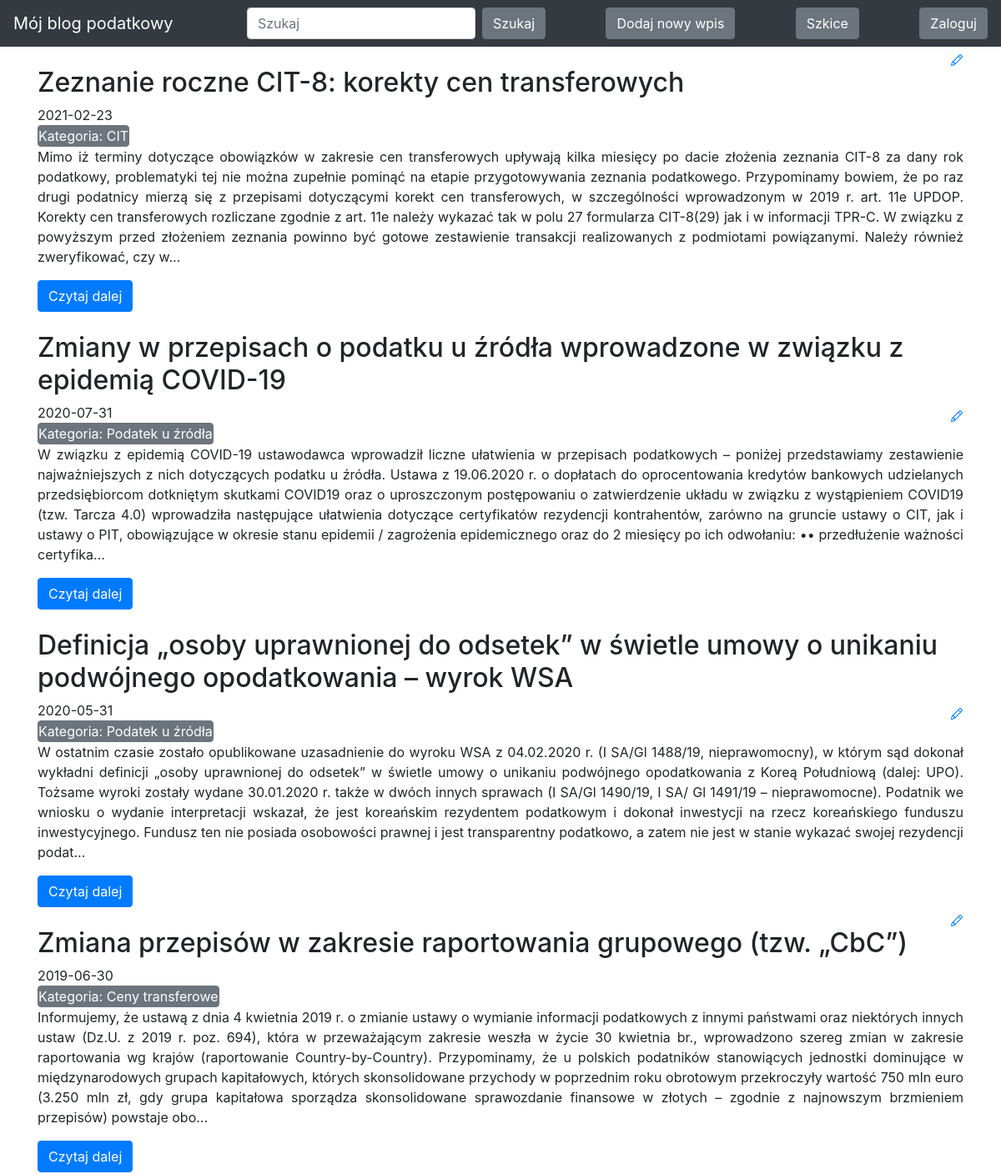
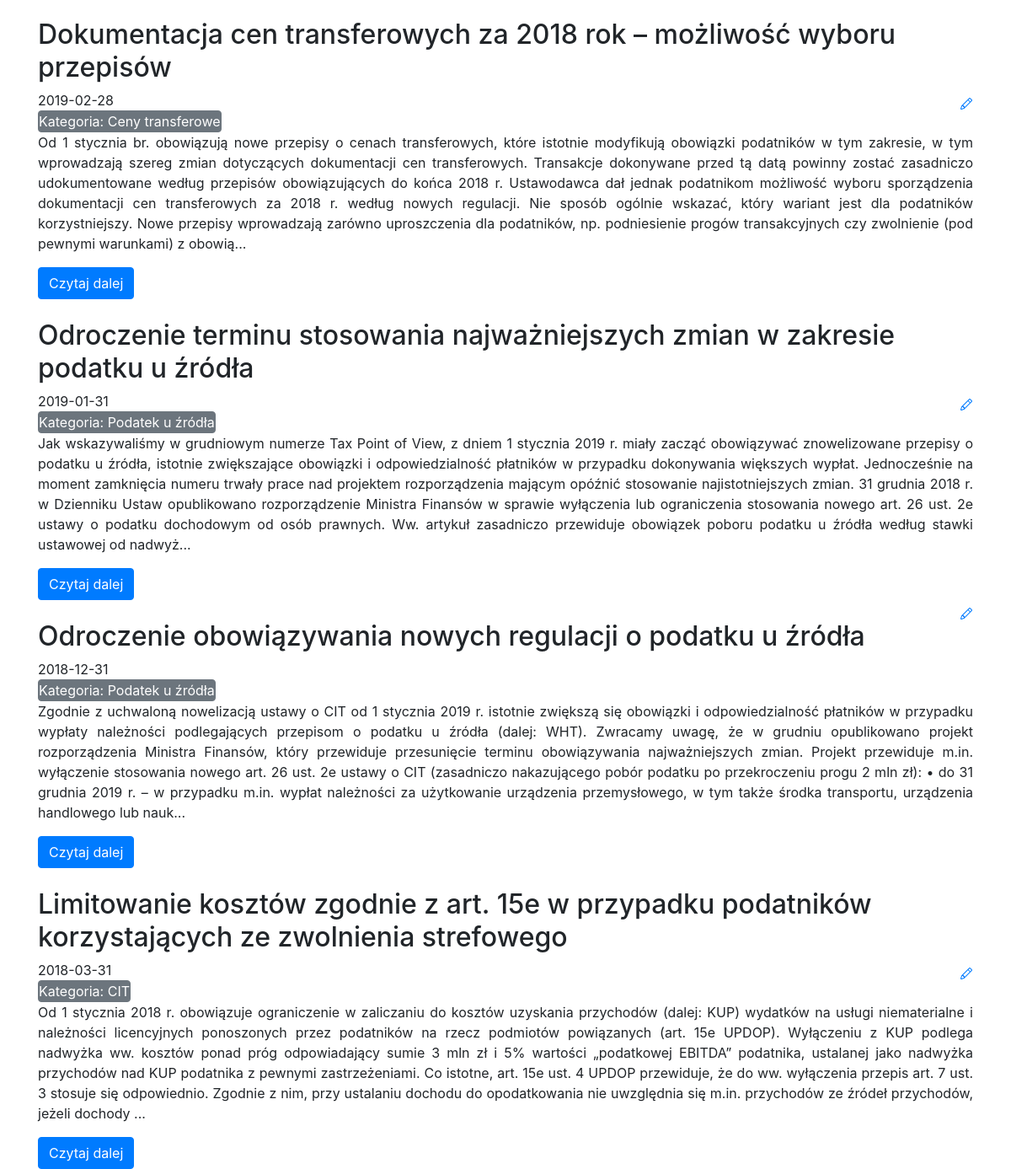
The page / on the database its author committed (2 pictures, top to bottom).
### blog/models.py (models this page shows)
class Entry(db.Model):
    id = db.Column(db.Integer, primary_key=True)
    title = db.Column(db.String(80), nullable=False)
    body = db.Column(db.Text, nullable=False)
    pub_date = db.Column(db.DateTime, nullable=False,
                         default=datetime.datetime.utcnow)
    is_published = db.Column(db.Boolean, default=False)
    category = db.Column(db.String(80), nullable=False)

### blog/routes.py (the view)
@app.route("/")
def index():
    search = request.args.get('search', default=None)
    category = request.args.get('category', default=None)
    entry_id = request.args.get('entry_id', default=None)
    query = Entry.query.filter_by(is_published=True)
    if search:
        query = query.filter(or_(Entry.title.contains(search), Entry.body.contains(search)))
    elif category:
        query = query.filter(Entry.category == category)
    elif entry_id:
        query = query.filter(Entry.id == entry_id)
    all_posts = query.order_by(Entry.pub_date.desc())
    return render_template("homepage.html", all_posts=all_posts)

### blog/templates/homepage.html (shortened to what this page needs)
<!DOCTYPE html>
<html lang="en">
{% extends "base.html" %}
{% block content %}
{% for post in all_posts %}
<div>
   <div>
       <h2 class="mt-4 d-inline-block">{{ post.title }}</h2>
       <a href="{{ url_for('edit_entry', entry_id=post.id) }}">
       </a>
   </div>
   {{ post.pub_date.strftime('%Y-%m-%d') }}
    <form class="form-inline my-2 my-lg-0" action="{{ url_for('index') }}" method="GET">
    <button class="btn btn-secondary my-2 my-sm-0 p-0" name="category" value="{{ post.category }}" type="submit">Kategoria: {{ post.category }}</button>
    </form>
    <p style="text-align: justify">
        {% if 'entry_id' in request.full_path %}
        {{ post.body }}
        {% else %}
        {{ post.body|truncate(700, true) }}
        {% endif %}
   </p>
    {% if 'entry_id' in request.full_path %}
    </div>
    {% else %}
    <form class="form-inline my-2 my-lg-0" action="{{ url_for('index') }}" method="GET">
    <button class="btn btn-primary my-2 my-sm-0" name="entry_id" value="{{ post.id }}" type="submit">Czytaj dalej</button>
    </form>
    </div>
    {% endif %}
{% endfor %}
{% endblock %}

### rows shown on the page
Entry: title "Zeznanie roczne CIT-8: korekty cen transferowych", pub_date "2021-02-23", category "CIT", body "Mimo iż terminy dotyczące obowiązków w zakresie cen transferowych upływają kilka miesięcy po dacie złożenia zeznania CIT-8 za dany rok podatkowy, problematyki tej nie można zupełnie pominąć na etapie przygotowywania zeznania podatkowego. Przypominamy bowiem, że po raz drugi podatnicy mierzą się z przepisami dotyczącymi korekt cen transferowych, w szczególności wprowadzonym w 2019 r. art. 11e UPDOP. Korekty cen transferowych rozliczane zgodnie z art. 11e należy wykazać tak w polu 27 formularza CIT-8(29) jak i w informacji TPR-C. W związku z powyższym przed złożeniem zeznania powinno być gotowe zestawienie transakcji realizowanych z podmiotami powiązanymi. Należy również zweryfikować, czy w...", {{ post.id }} 1 (drawn)
Entry: title "Zmiany w przepisach o podatku u źródła wprowadzone w związku z epidemią COVID-19", pub_date "2020-07-31", category "Podatek u źródła", body "W związku z epidemią COVID-19 ustawodawca wprowadził liczne ułatwienia w przepisach podatkowych – poniżej przedstawiamy zestawienie najważniejszych z nich dotyczących podatku u źródła. Ustawa z 19.06.2020 r. o dopłatach do oprocentowania kredytów bankowych udzielanych przedsiębiorcom dotkniętym skutkami COVID19 oraz o uproszczonym postępowaniu o zatwierdzenie układu w związku z wystąpieniem COVID19 (tzw. Tarcza 4.0) wprowadziła następujące ułatwienia dotyczące certyfikatów rezydencji kontrahentów, zarówno na gruncie ustawy o CIT, jak i ustawy o PIT, obowiązujące w okresie stanu epidemii / zagrożenia epidemicznego oraz do 2 miesięcy po ich odwołaniu: •• przedłużenie ważności certyfika...", {{ post.id }} 2 (drawn)
Entry: title "Definicja „osoby uprawnionej do odsetek” w świetle umowy o unikaniu podwójnego opodatkowania – wyrok WSA", pub_date "2020-05-31", category "Podatek u źródła", body "W ostatnim czasie zostało opublikowane uzasadnienie do wyroku WSA z 04.02.2020 r. (I SA/Gl 1488/19, nieprawomocny), w którym sąd dokonał wykładni definicji „osoby uprawnionej do odsetek” w świetle umowy o unikaniu podwójnego opodatkowania z Koreą Południową (dalej: UPO). Tożsame wyroki zostały wydane 30.01.2020 r. także w dwóch innych sprawach (I SA/Gl 1490/19, I SA/ Gl 1491/19 – nieprawomocne). Podatnik we wniosku o wydanie interpretacji wskazał, że jest koreańskim rezydentem podatkowym i dokonał inwestycji na rzecz koreańskiego funduszu inwestycyjnego. Fundusz ten nie posiada osobowości prawnej i jest transparentny podatkowo, a zatem nie jest w stanie wykazać swojej rezydencji podat...", {{ post.id }} 3 (drawn)
Entry: title "Zmiana przepisów w zakresie raportowania grupowego (tzw. „CbC”)", pub_date "2019-06-30", category "Ceny transferowe", body "Informujemy, że ustawą z dnia 4 kwietnia 2019 r. o zmianie ustawy o wymianie informacji podatkowych z innymi państwami oraz niektórych innych ustaw (Dz.U. z 2019 r. poz. 694), która w przeważającym zakresie weszła w życie 30 kwietnia br., wprowadzono szereg zmian w zakresie raportowania wg krajów (raportowanie Country-by-Country). Przypominamy, że u polskich podatników stanowiących jednostki dominujące w międzynarodowych grupach kapitałowych, których skonsolidowane przychody w poprzednim roku obrotowym przekroczyły wartość 750 mln euro (3.250 mln zł, gdy grupa kapitałowa sporządza skonsolidowane sprawozdanie finansowe w złotych – zgodnie z najnowszym brzmieniem przepisów) powstaje obo...", {{ post.id }} 5 (drawn)
Entry: title "Dokumentacja cen transferowych za 2018 rok – możliwość wyboru przepisów", pub_date "2019-02-28", category "Ceny transferowe", body "Od 1 stycznia br. obowiązują nowe przepisy o cenach transferowych, które istotnie modyfikują obowiązki podatników w tym zakresie, w tym wprowadzają szereg zmian dotyczących dokumentacji cen transferowych. Transakcje dokonywane przed tą datą powinny zostać zasadniczo udokumentowane według przepisów obowiązujących do końca 2018 r. Ustawodawca dał jednak podatnikom możliwość wyboru sporządzenia dokumentacji cen transferowych za 2018 r. według nowych regulacji. Nie sposób ogólnie wskazać, który wariant jest dla podatników korzystniejszy. Nowe przepisy wprowadzają zarówno uproszczenia dla podatników, np. podniesienie progów transakcyjnych czy zwolnienie (pod pewnymi warunkami) z obowią...", {{ post.id }} 7 (drawn)
Entry: title "Odroczenie terminu stosowania najważniejszych zmian w zakresie podatku u źródła", pub_date "2019-01-31", category "Podatek u źródła", body "Jak wskazywaliśmy w grudniowym numerze Tax Point of View, z dniem 1 stycznia 2019 r. miały zacząć obowiązywać znowelizowane przepisy o podatku u źródła, istotnie zwiększające obowiązki i odpowiedzialność płatników w przypadku dokonywania większych wypłat. Jednocześnie na moment zamknięcia numeru trwały prace nad projektem rozporządzenia mającym opóźnić stosowanie najistotniejszych zmian. 31 grudnia 2018 r. w Dzienniku Ustaw opublikowano rozporządzenie Ministra Finansów w sprawie wyłączenia lub ograniczenia stosowania nowego art. 26 ust. 2e ustawy o podatku dochodowym od osób prawnych. Ww. artykuł zasadniczo przewiduje obowiązek poboru podatku u źródła według stawki ustawowej od nadwyż...", {{ post.id }} 8 (drawn)
Entry: title "Odroczenie obowiązywania nowych regulacji o podatku u źródła", pub_date "2018-12-31", category "Podatek u źródła", body "Zgodnie z uchwaloną nowelizacją ustawy o CIT od 1 stycznia 2019 r. istotnie zwiększą się obowiązki i odpowiedzialność płatników w przypadku wypłaty należności podlegających przepisom o podatku u źródła (dalej: WHT). Zwracamy uwagę, że w grudniu opublikowano projekt rozporządzenia Ministra Finansów, który przewiduje przesunięcie terminu obowiązywania najważniejszych zmian. Projekt przewiduje m.in. wyłączenie stosowania nowego art. 26 ust. 2e ustawy o CIT (zasadniczo nakazującego pobór podatku po przekroczeniu progu 2 mln zł): • do 31 grudnia 2019 r. – w przypadku m.in. wypłat należności za użytkowanie urządzenia przemysłowego, w tym także środka transportu, urządzenia handlowego lub nauk...", {{ post.id }} 9 (drawn)
Entry: title "Limitowanie kosztów zgodnie z art. 15e w przypadku podatników korzystających ze zwolnienia strefowego", pub_date "2018-03-31", category "CIT", body "Od 1 stycznia 2018 r. obowiązuje ograniczenie w zaliczaniu do kosztów uzyskania przychodów (dalej: KUP) wydatków na usługi niematerialne i należności licencyjnych ponoszonych przez podatników na rzecz podmiotów powiązanych (art. 15e UPDOP). Wyłączeniu z KUP podlega nadwyżka ww. kosztów ponad próg odpowiadający sumie 3 mln zł i 5% wartości „podatkowej EBITDA” podatnika, ustalanej jako nadwyżka przychodów nad KUP podatnika z pewnymi zastrzeżeniami. Co istotne, art. 15e ust. 4 UPDOP przewiduje, że do ww. wyłączenia przepis art. 7 ust. 3 stosuje się odpowiednio. Zgodnie z nim, przy ustalaniu dochodu do opodatkowania nie uwzględnia się m.in. przychodów ze źródeł przychodów, jeżeli dochody ...", {{ post.id }} 6 (drawn)
